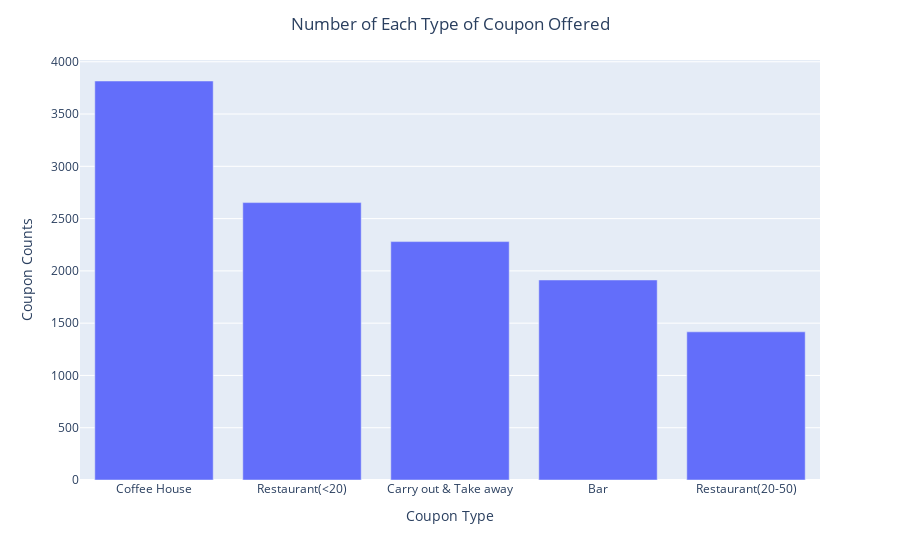

Notebook code for this chart:
### Markdown cell above
5. Use a bar plot to visualize the `coupon` column.

### Code cell
coupon_column_barplot = px.bar(data_clean["coupon"].value_counts()).update_layout(xaxis_title = "Coupon Type", yaxis_title = "Coupon Counts", 
                                                                                  title = "Number of Each Type of Coupon Offered",
                                                                                  title_x = 0.5, showlegend = False)

coupon_column_barplot

### Figure 1 — Plotly figure (JSON) as saved in the notebook; plotly's stock layout.template omitted (floating-point values rounded to 4 significant figures)
{"data": [{"alignmentgroup": "True", "hovertemplate": "variable=count<br>coupon=%{x}<br>value=%{y}<extra></extra>", "legendgroup": "count", "marker": {"color": "#636efa", "pattern": {"shape": ""}}, "name": "count", "offsetgroup": "count", "orientation": "v", "showlegend": true, "textposition": "auto", "type": "bar", "x": ["Coffee House", "Restaurant(<20)", "Carry out & Take away", "Bar", "Restaurant(20-50)"], "xaxis": "x", "y": [3816, 2653, 2280, 1913, 1417], "yaxis": "y"}], "layout": {"autosize": true, "barmode": "relative", "legend": {"title": {"text": "variable"}, "tracegroupgap": 0}, "margin": {"t": 60}, "showlegend": false, "title": {"text": "Number of Each Type of Coupon Offered", "x": 0.5}, "xaxis": {"anchor": "y", "autorange": true, "domain": [0, 1], "range": [-0.5, 4.5], "title": {"text": "Coupon Type"}, "type": "category"}, "yaxis": {"anchor": "x", "autorange": true, "domain": [0, 1], "range": [0, 4017.0], "title": {"text": "Coupon Counts"}, "type": "linear"}}}
